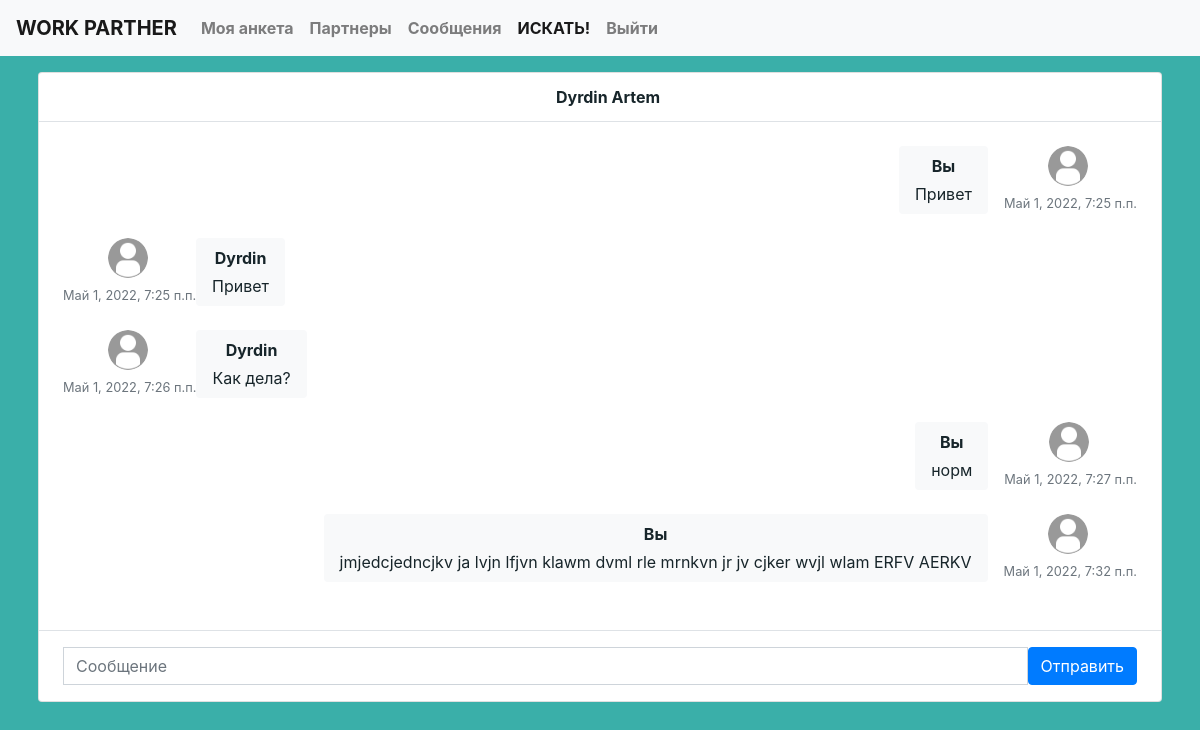
/dialogs/14 (signed in), run on an earlier commit of the app's database.
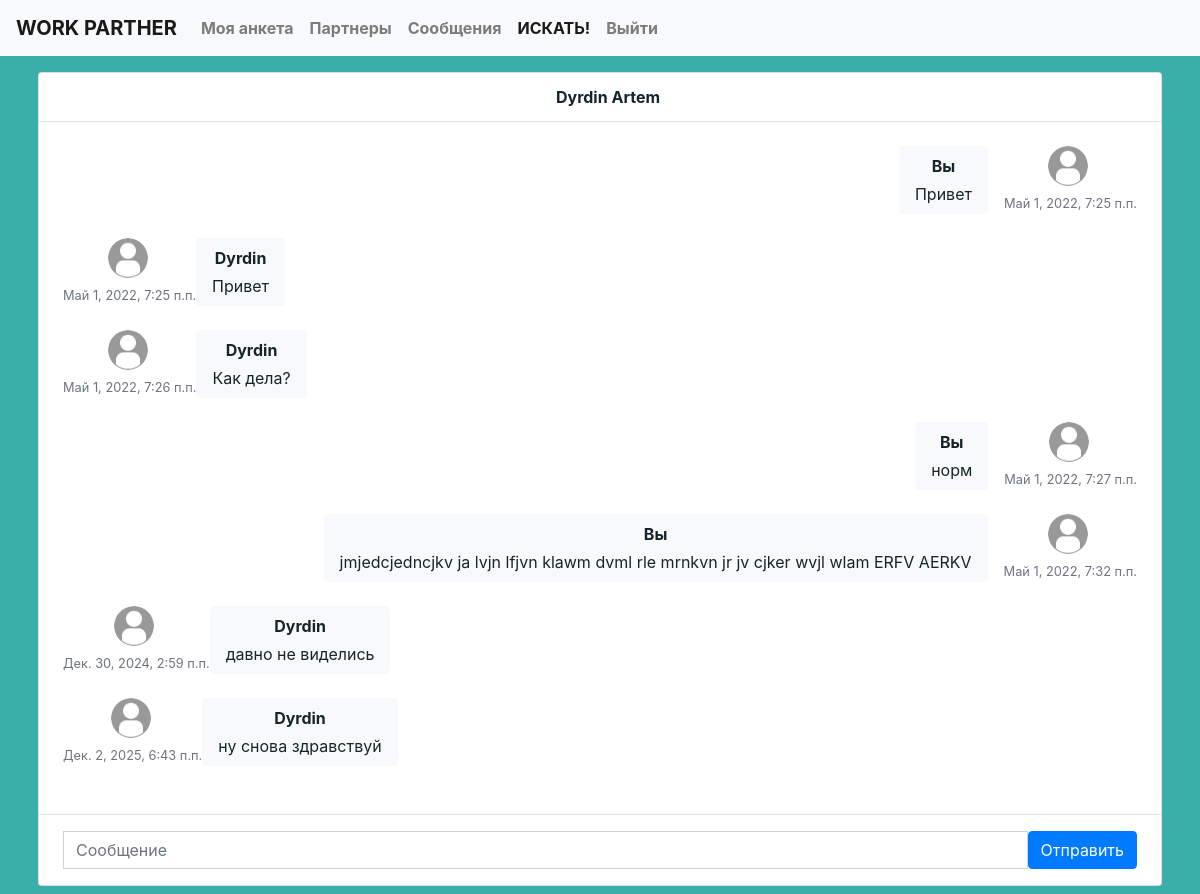
And on a later commit of the database.
### socialNet/apps/network/models.py (models this page shows, shortened)
class Message(models.Model):
    chat = models.ForeignKey(Chat, verbose_name=_(
        "Чат"), on_delete=models.CASCADE)
    author = models.ForeignKey(User, verbose_name=_(
        "Пользователь"), on_delete=models.CASCADE)
    message = models.TextField(_("Сообщение"))
    pub_date = models.DateTimeField(
        _('Дата сообщения'), default=timezone.now)
    is_readed = models.BooleanField(
        _('Прочитано'), default=False)
    class Meta:
        ordering = ['pub_date']

class Profile(models.Model):
    SPECIALS = (
        (1, 'Программирование'),
        (2, 'Музыка'),
        (3, 'Блоги и видео'),
    )
    author = models.OneToOneField(User, on_delete=models.CASCADE)
    theme = models.BooleanField('theme', default=False)
    age = models.IntegerField('age', default=0)
    city = models.CharField('city', max_length=50, default=' ')
    spec = models.PositiveSmallIntegerField(
        'spec', choices=SPECIALS, default=True)
    descript = models.TextField('descript', default=' ')
    avatar = models.ImageField(upload_to='static/profile_images',
                               default='static/profile_images/default_picture.png')

### socialNet/apps/network/views.py (the view, shortened to what this page needs)
class MessagesView(View):
    def get(self, request, chat_id):
        companion = ""
        try:
            chat = Chat.objects.get(id=chat_id)
            for i in chat.members.all():
                if i != request.user:
                    companion = i
            if request.user in chat.members.all():
                chat.message_set.filter(is_readed=False).exclude(
                    author=request.user).update(is_readed=True)
            else:
                chat = None
        except Chat.DoesNotExist:
            chat = None
        return render(
            request,
            'network/dialog.html',
            {
                'user_profile': request.user,
                'chat': chat,
                'companion': companion,
                'form': MessageForm()
            }
        )

### socialNet/apps/network/forms.py
class MessageForm(ModelForm):
    class Meta:
        model = Message
        fields = ['message']
        widgets = {
            'message': TextInput(attrs={
                'placeholder': 'Сообщение',
                'class': 'form-control',
                'id': 'message'
            }),
        }

### socialNet/apps/network/templates/network/dialog.html (shortened to what this page needs)
{% extends 'network/base.html' %}
{% block body%}
{% if not chat %}
    <div>
        <h3>Невозможно начать беседу. Не найден пользователь или вы не имеете доступа к данной беседе.</h3>
    </div>
{% else %}
    {% load tz %}
    {% if chat %}
    <div class="container p-2">
		<div class="card">
			<div class="row g-0">
				<div class="col-12 col-lg-7 col-xl-12">
					<div class="py-2 px-4 border-bottom d-none d-lg-block">
						<div class="d-flex align-items-center py-1">
							<div class="flex-grow-1 pl-3">
                                <strong>{{ companion.first_name }} {{ companion.last_name }}</strong>
                            </div>
						</div>
					</div>
                    <div class="position-relative">
                        <div class="chat-messages p-4">
                            {% for message in chat.message_set.all %}
                                <div class="{% if message.author == request.user %}chat-message-right mb-4{% else %}chat-message-left pb-4{% endif %}">
                                    <div>
                                        <img src="..\{{ message.author.profile.avatar }}" class="rounded-circle mr-1" width="40" height="40">
                                        <div class="text-muted small text-nowrap mt-2">{{ message.pub_date|utc }}</div>
                                    </div>
                                    <div class="flex-shrink-1 bg-light rounded py-2 px-3 mr-3 message">
                                        <div class="font-weight-bold mb-1">{% if message.author == request.user %}Вы{% else %}{{ message.author.first_name }}{% endif %}</div>
                                        {{ message.message|safe }}
                                    </div>
                                </div>
                            {% endfor %}
                            </div>
                        </div>
                        <form method="post">
                            <div class="flex-grow-0 py-3 px-4 border-top">
                                <div class="input-group">
                                    {% for field in form %}
                                        {{ field }}
                                    {% endfor %}
                                    <button type="submit" class="btn btn-primary">Отправить</button>
                                </div>
                            </div>
                        </form>
				</div>
			</div>
		</div>
	</div>
    {% endif %}
{% endif %}
{% endblock %}

### socialNet/apps/network/templates/network/base.html (shortened to what this page needs)
{% load static %}
<!doctype html>
<html>
    <head>
        <link rel="stylesheet" type="text/css" href="{% static 'network/base.css' %}"/>
        <link rel="stylesheet" href="https://stackpath.bootstrapcdn.com/bootstrap/4.5.2/css/bootstrap.min.css">
        <link rel="stylesheet" href="https://use.fontawesome.com/releases/v5.8.2/css/all.css">
    </head>
    <body id="body">
        {% if user.is_authenticated %}
                <nav class="navbar navbar-expand-lg navbar-light bg-light fixed-top font-weight-bold">
                    <span class="navbar-brand">WORK PARTHER</span>
                    <div class="collapse navbar-collapse" id="navbarSupportedContent">
                      <ul class="navbar-nav mr-auto">
                        <li class="nav-item">
                          <a class="nav-link" href="{% url 'account' %}">Моя анкета</a>
                        </li>
                        <li class="nav-item">
                          <a class="nav-link" href="{% url 'friends' %}">Партнеры</a>
                        </li>
                        <li class="nav-item">
                          <a class="nav-link" href="{% url 'dialogs' %}">
                            Сообщения
                          </a>
                        </li>
                        <li class="nav-item active">
                          <a class="nav-link" href="{% url 'find' %}">ИСКАТЬ!</a>
                        </li>
                        <li class="nav-item">
                            <a class="nav-link" href="{% url 'logout' %}">Выйти</a>
                        </li>
                      </ul>
                    </div>
                </nav>
                <div class="mb-5 pb-3"></div>
        {% endif %}
        <main>
            {% block body %}
            {% endblock %}
        </main>
    </body>
</html>

### socialNet/apps/network/static/network/base.css (style rules this page uses)
#body { background-color: #3AAFA9; }
main { text-align: center; color: #17252A; }
input, textarea, select { width: 30%; padding: 0.375rem 0.75rem; font-size: 1rem; line-height: 1.5; color: #495057; background-color: #fff; background-clip: padding-box; border: 1px solid #ced4da; border-radius: 0.25rem; transition: border-color .15s ease-in-out,box-shadow .15s ease-in-out; }
a { text-decoration: none; }
.chat-messages { display: flex; flex-direction: column; max-height: 800px; overflow-y: scroll; }
.chat-message-left, .chat-message-right { display: flex; flex-shrink: 0 }
.chat-message-left { margin-right: auto }
.chat-message-right { flex-direction: row-reverse; margin-left: auto }
.py-3 { padding-top: 1rem!important; padding-bottom: 1rem!important; }
.px-4 { padding-right: 1.5rem!important; padding-left: 1.5rem!important; }
.flex-grow-0 { flex-grow: 0!important; }
.border-top { border-top: 1px solid #dee2e6!important; }
.message { background-color: #3AAFA9; }

What changed in the data, as far as the page shows it:
added Message: author.profile.avatar (placeholder picture), pub_date|utc "Дек. 30, 2024, 2:59 п.п.", author.first_name "Dyrdin", message "давно не виделись"
added Message: author.profile.avatar (placeholder picture), pub_date|utc "Дек. 2, 2025, 6:43 п.п.", author.first_name "Dyrdin", message "ну снова здравствуй"
